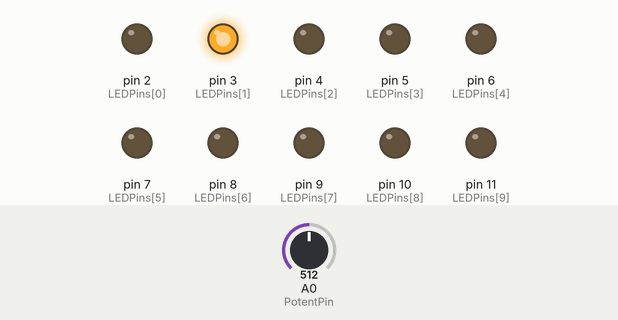
The sketch below on a simulated Arduino Uno, built with avr-gcc and run on an emulated ATmega328P. Parts: output pins drawn as LEDs (lit = HIGH). Inputs (shaded band) come from the test bench; at power-on: A0 (PotentPin) = 512.

Above: at 6.0 s.
6.1 s: A0 (PotentPin) set to 122
At 6.7 s:
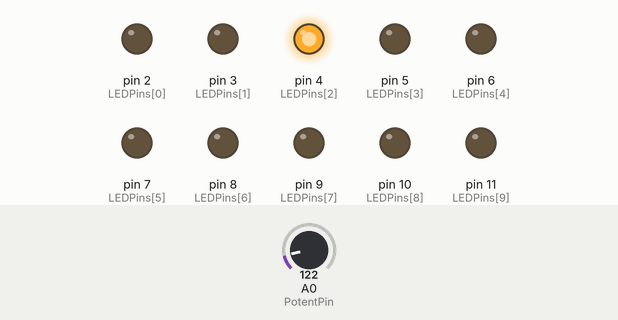
12.4 s: A0 (PotentPin) set to 0
At 12.7 s:
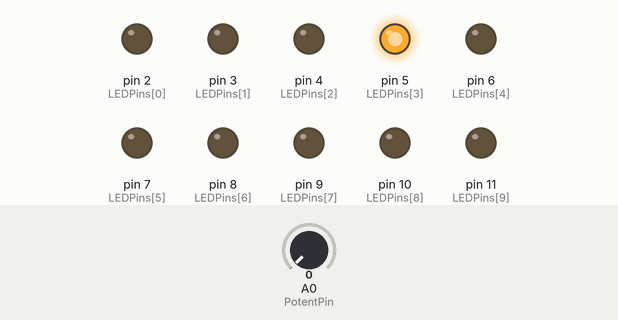
Timing chart, 0 to 24.7 s (numbered marks = the images above; inputs shaded):
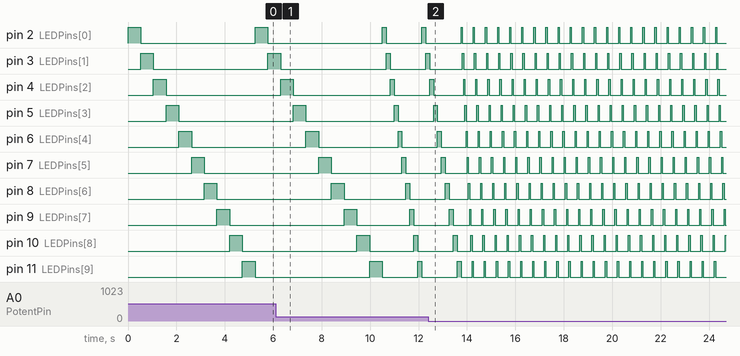

Measured:
- after the input at 12.4 s, pin 2 (LEDPins[0]): alternates HIGH for 0.05 s and LOW for 0.45 s, starting after 1.4 s
- by itself, pin 3 (LEDPins[1]): repeats every 0.50 s: HIGH 0.05 s, LOW 0.45 s
- by itself, pin 11 (LEDPins[9]): repeats every 0.50 s: LOW 0.45 s, HIGH 0.05 s

The sketch:

Lab4_running_lights_potent.ino
```cpp
const int LEDS = 10;
const int LEDPins[LEDS] = {2, 3, 4, 5, 6, 7, 8, 9, 10, 11};
const int PotentPin = A0;
int delay1;

void setup() {
  for (int i = 0; i < LEDS; i++) {
    pinMode(LEDPins[i], OUTPUT);
  }
  pinMode(PotentPin, INPUT);
}

void loop() {
  // Read potentiometer value to determine blinking speed
  int delayValue = analogRead(PotentPin);
  // Map the potentiometer value to a suitable delay range
  int mappedDelay = map(delayValue, 0, 1023, 50, 1000);

  // Blink LEDs
  for (int i = 0; i < LEDS; i++) {
    digitalWrite(LEDPins[i], HIGH);
    delay(mappedDelay);
    digitalWrite(LEDPins[i], LOW);
  }
}
```
